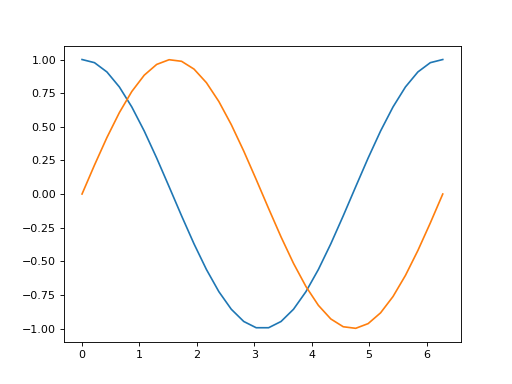

Source code (Python):
import numpy as np
import matplotlib.pyplot as plt

x = np.linspace(0, 2*np.pi, 30)
y1 = np.cos(x)
y2 = np.sin(x)
plt.plot(x, y1)
plt.plot(x, y2)

plt.show()
